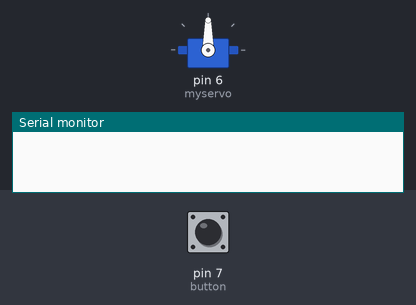
Bench run of a sketch on a simulated Arduino Uno, built with avr-gcc and run on an emulated ATmega328P. On the bench: servo, the last lines printed to the serial monitor. The inputs (shaded band) are chosen by the test bench; at power-on: pin 7 (button) HIGH.

Above: at 1.2 s.
1.3 s: pin 7 (button) pulled LOW for 0.15 s
At 2.2 s:
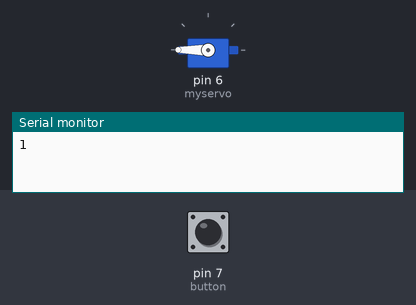
At 11.8 s:
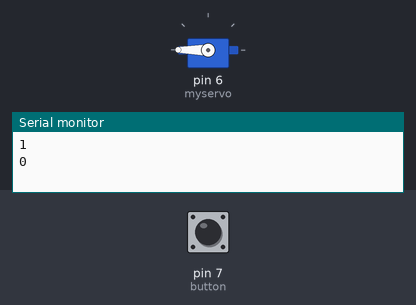
Timing chart, 0 to 12.3 s (numbered marks = the images above; inputs shaded):
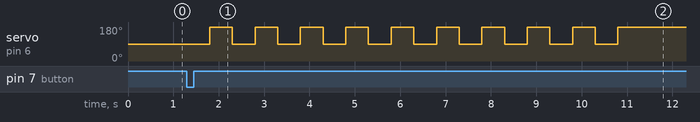

Measured:
- after the input at 1.3 s, servo on pin 6 (myservo): alternates 180° for 0.50 s and 90° for 0.50 s, 19 changes in all, then stays 180°, starting after 0.50 s

The sketch:

Servo.ino
```cpp
#include <Servo.h>

int button = 7;
bool lastButtonState = HIGH;
bool triggered = false;

Servo myservo;

void setup(){
  Serial.begin(9600);
  pinMode(button, INPUT_PULLUP);
  myservo.attach(6);
}

void loop(){
  int state = digitalRead(button);

  if (lastButtonState == HIGH and state == LOW){
    triggered = true;
  }
  lastButtonState = state;
  if (triggered){
    Serial.println(triggered);
    for (int i = 1; i <= 10; i++){
    myservo.write(90);
    delay(500);
    myservo.write(180);
    delay(500);
    }
    triggered = false;
    Serial.println(triggered);
  }
}
```
